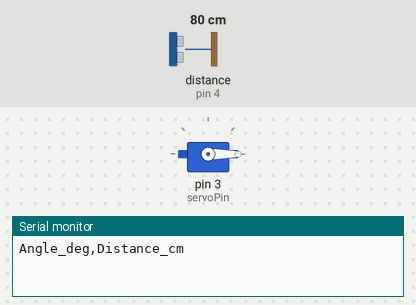
The sketch below on a simulated Arduino Uno, built with avr-gcc and run on an emulated ATmega328P. Parts: servo, the last lines printed to the serial monitor. Wiring (inferred from the names in the program): ultrasonic range finder: trigger pin 7; echo pin 4. Inputs (shaded band) come from the test bench; at power-on: distance to the obstacle (sensor on pin 4) 80 cm. The echo pulse lasts 58.3 µs per cm.

Above: at 0.05 s.
At 1.75 s:
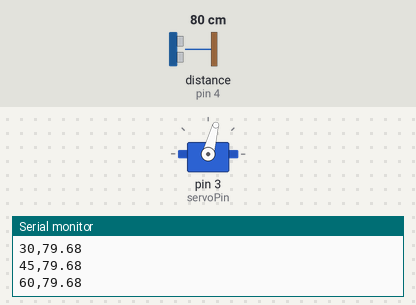
At 3.5 s:
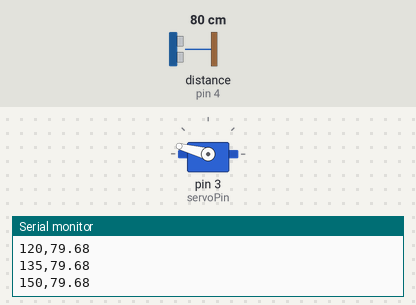
At 7.0 s:
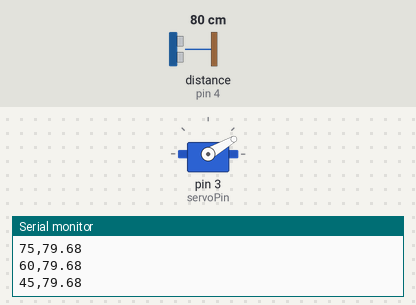
Timing chart, 0 to 9.5 s (numbered marks = the images above):
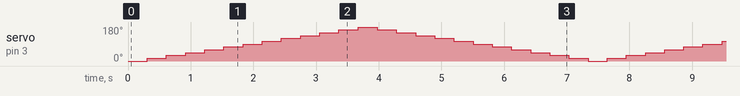

The sketch:

servo_scanning.ino
```cpp
#include <Servo.h>

Servo scanner;

const int servoPin = 3;
const int trigPin = 7;
const int echoPin = 4;
const int scanStep = 15;

float measureDistance() {
  digitalWrite(trigPin, LOW);
  delayMicroseconds(2);

  digitalWrite(trigPin, HIGH);
  delayMicroseconds(10);
  digitalWrite(trigPin, LOW);

  unsigned long duration =
      pulseIn(echoPin, HIGH, 30000UL);

  if (duration == 0) {
    return -1;
  }

  return duration * 0.0343 / 2.0;
}

void setup() {
  Serial.begin(9600);
  scanner.attach(servoPin);

  pinMode(trigPin, OUTPUT);
  pinMode(echoPin, INPUT);

  Serial.println("Angle_deg,Distance_cm");
}

void loop() {
  for (int angle = 0; angle <= 180; angle += scanStep) {
    scanner.write(angle);
    delay(300);

    float distance = measureDistance();

    Serial.print(angle);
    Serial.print(",");

    if (distance < 0) {
      Serial.println("No echo");
    } else {
      Serial.println(distance, 2);
    }
  }

  for (int angle = 165; angle >= 15; angle -= scanStep) {
    scanner.write(angle);
    delay(300);

    float distance = measureDistance();

    Serial.print(angle);
    Serial.print(",");

    if (distance < 0) {
      Serial.println("No echo");
    } else {
      Serial.println(distance, 2);
    }
  }
}
```
